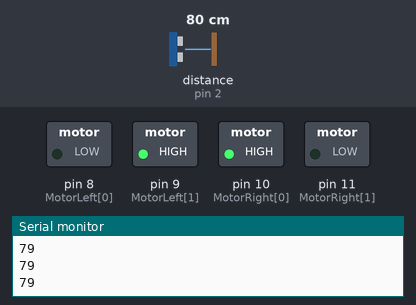
A sketch run on a simulated Arduino Uno, built with avr-gcc and run on an emulated ATmega328P. Shown: switched loads named in the sketch (green lamp = pin HIGH), the last lines printed to the serial monitor. Wiring (inferred from the names in the program): ultrasonic range finder: trigger A3; echo pin 2. Dashed ring = blinking. The test bench sets the inputs (shaded band); at power-on: distance to the obstacle (sensor on pin 2) 80 cm. The echo pulse lasts 58.3 µs per cm; pins used as bus, display or sensor lines are not drawn.

Above: at 1.2 s.
1.3 s: distance to the obstacle (sensor on pin 2) set to 22 cm
2.8 s: distance to the obstacle (sensor on pin 2) set to 19 cm
At 3.7 s:
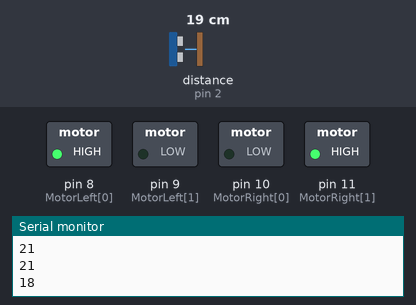
5.8 s: distance to the obstacle (sensor on pin 2) set to 35 cm
At 6.8 s:
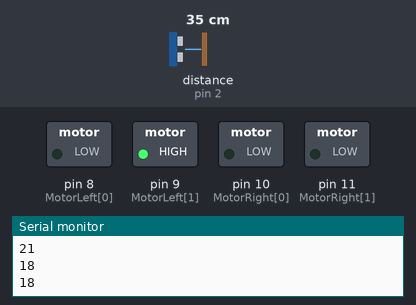
8.5 s: distance to the obstacle (sensor on pin 2) set to 2 cm
At 10.1 s:
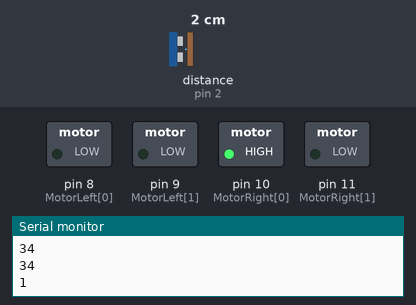
Timing chart, 0 to 12.5 s (numbered marks = the images above; inputs shaded):
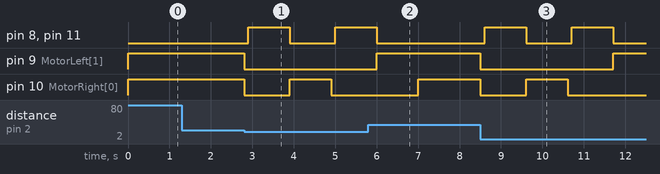

Measured:
- the behaviour switches between 21 and 20 cm on distance to the obstacle (sensor on pin 2) (found by bisection; images 0 and 1)
- after the input at 2.8 s, pin 8 (MotorLeft[0]), pin 11 (MotorRight[1]): LOW → HIGH after 0.11 s, → LOW 1.0 s later, → HIGH 1.1 s later; pin 9 (MotorLeft[1]): HIGH → LOW at once; pin 10 (MotorRight[0]): HIGH → LOW at once, → HIGH 1.1 s later, → LOW 1.0 s later
- after the input at 5.8 s, pin 8 (MotorLeft[0]), pin 11 (MotorRight[1]): goes on until 6.0 s, then stays LOW; pin 9 (MotorLeft[1]): goes on until 6.0 s, then stays HIGH; pin 10 (MotorRight[0]): LOW → HIGH after 1.2 s instead of 2.3 s
- after the input at 8.5 s, pin 8 (MotorLeft[0]), pin 11 (MotorRight[1]): alternates HIGH for 1.0 s and LOW for 1.1 s, starting after 0.11 s; pin 9 (MotorLeft[1]): HIGH → LOW at once, → HIGH 3.2 s later; pin 10 (MotorRight[0]): HIGH → LOW at once, → HIGH 1.1 s later, → LOW 1.0 s later

The sketch:

Obstacle_Avoidance.ino.ino
```cpp
 /*


 */

#define trigPin A3
#define echoPin 2

int MotorLeft[2] = {8,9};//Motor Pins
int MotorRight[2] = {10,11};//Motor Pins
long duration, distance;
char secondobstacle2;

void setup() {
  MotorInit();
  Serial.begin (9600);
  pinMode(trigPin, OUTPUT);
  pinMode(echoPin, INPUT);
  secondobstacle2 = 0;
}

void loop() {

  getdistance();

    if ((distance < 20) && (secondobstacle2 == 0) )
  {
   Robot_Stop();
   delay(100);
   Robot_Backward();
   delay(1000);
   Robot_Left();
   delay(1000);
   secondobstacle2 = 1;
  }

 else if((distance < 20) && (secondobstacle2 == 1))
 {
   Robot_Stop();
   delay(100);
   Robot_Backward();
   delay(1000);
   Robot_Right();
   delay(1000);
   secondobstacle2 = 0;
  }


 else
 {
     Robot_Forward();
 }


}

void MotorInit()
{
  int i;
  for(i=0 ; i<2; i++)
  {
    pinMode(MotorLeft[i],OUTPUT);
    pinMode(MotorRight[i],OUTPUT);
  }
}


void Robot_Forward()
{
   digitalWrite(MotorLeft[0],0);
   digitalWrite(MotorLeft[1],1);
   digitalWrite(MotorRight[0],1);
   digitalWrite(MotorRight[1],0);
}

void Robot_Backward()
{
   digitalWrite(MotorLeft[0],1);
   digitalWrite(MotorLeft[1],0);
   digitalWrite(MotorRight[0],0);
   digitalWrite(MotorRight[1],1);
}

void Robot_Left()
{
  digitalWrite(MotorLeft[0],0);
  digitalWrite(MotorLeft[1],0);
  digitalWrite(MotorRight[0],1);
  digitalWrite(MotorRight[1],0);
}

void Robot_Right()
{
  digitalWrite(MotorLeft[0],0);
  digitalWrite(MotorLeft[1],1);
  digitalWrite(MotorRight[0],0);
  digitalWrite(MotorRight[1],0);
}
void Robot_Stop()
{
  digitalWrite(MotorLeft[0],0);
  digitalWrite(MotorLeft[1],0);
  digitalWrite(MotorRight[0],0);
  digitalWrite(MotorRight[1],0);
}

void getdistance()
{


  digitalWrite(trigPin, LOW);  // Added this line
  delayMicroseconds(2); // Added this line
  digitalWrite(trigPin, HIGH);
//  delayMicroseconds(1000); - Removed this line
  delayMicroseconds(10); // Added this line
  digitalWrite(trigPin, LOW);
  duration = pulseIn(echoPin, HIGH);
  distance = (duration/2) / 29.1;
  Serial.println(distance);

}
```
